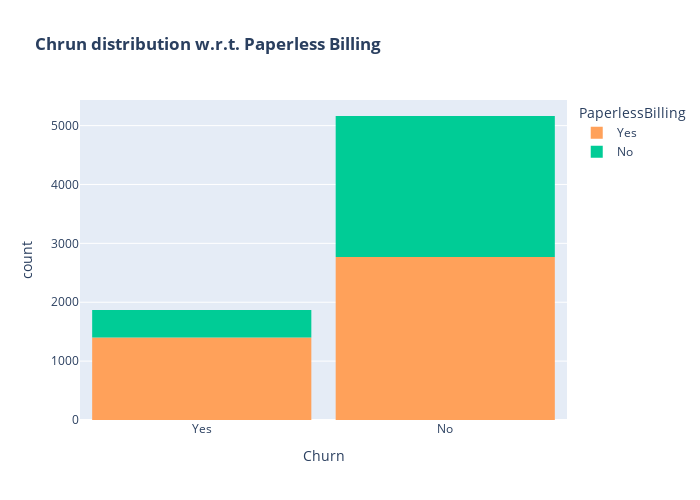

The notebook cell saved with this chart:
### Markdown cell above
<p style = 'font-size:16px;font-family:Arial'>Customers that don't have partners are more likely to churn

### Code cell
color_map = {"Yes": '#FFA15A', "No": '#00CC96'}
fig = px.histogram(df, x="Churn", color="PaperlessBilling",  title="<b>Chrun distribution w.r.t. Paperless Billing</b>", color_discrete_map=color_map)
fig.update_layout(width=700, height=500, bargap=0.1)
fig.show()

### Figure 1 — Plotly figure (JSON) as saved in the notebook; plotly's stock layout.template omitted (floating-point values rounded to 4 significant figures; data arrays with more than 128 entries replaced by an {"elided": "..."} marker saying what was removed)
{"data": [{"alignmentgroup": "True", "bingroup": "x", "hovertemplate": "PaperlessBilling=Yes<br>Churn=%{x}<br>count=%{y}<extra></extra>", "legendgroup": "Yes", "marker": {"color": "#FFA15A", "pattern": {"shape": ""}}, "name": "Yes", "offsetgroup": "Yes", "orientation": "v", "showlegend": true, "type": "histogram", "x": {"elided": "4168 str values"}, "xaxis": "x", "yaxis": "y"}, {"alignmentgroup": "True", "bingroup": "x", "hovertemplate": "PaperlessBilling=No<br>Churn=%{x}<br>count=%{y}<extra></extra>", "legendgroup": "No", "marker": {"color": "#00CC96", "pattern": {"shape": ""}}, "name": "No", "offsetgroup": "No", "orientation": "v", "showlegend": true, "type": "histogram", "x": {"elided": "2864 str values"}, "xaxis": "x", "yaxis": "y"}], "layout": {"bargap": 0.1, "barmode": "relative", "height": 500, "legend": {"title": {"text": "PaperlessBilling"}, "tracegroupgap": 0}, "title": {"text": "<b>Chrun distribution w.r.t. Paperless Billing</b>"}, "width": 700, "xaxis": {"anchor": "y", "autorange": true, "domain": [0, 1], "range": [-0.5, 1.5], "title": {"text": "Churn"}, "type": "category"}, "yaxis": {"anchor": "x", "autorange": true, "domain": [0, 1], "range": [0, 5435.0], "title": {"text": "count"}}}}
